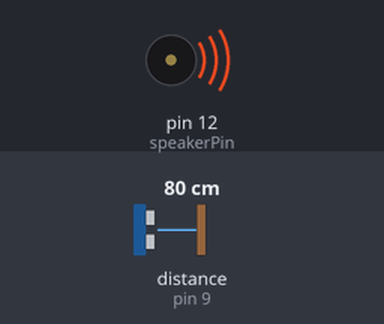
This sketch was run on a simulated Arduino Uno, built with avr-gcc and run on an emulated ATmega328P. On the bench: buzzer (waves = sounding). Wiring (inferred from the names in the program): ultrasonic range finder: trigger pin 8; echo pin 9. Inputs (shaded band) come from the test bench; at power-on: distance to the obstacle (sensor on pin 9) 80 cm. The echo pulse lasts 58.3 µs per cm; what the sketch prints to the serial monitor is not drawn.

Above: at 0.1 s.
Timing chart, 0 to 1.6 s (numbered marks = the images above):
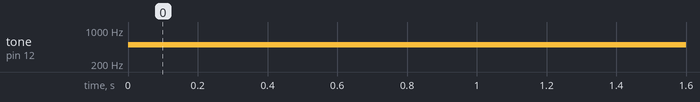

The sketch:

chosensor.ino
```cpp
int trigPin = 8;
int echoPin = 9;
int speakerPin = 12;

void setup()
{
  Serial.begin(9600);
  pinMode(echoPin, INPUT);
  pinMode(trigPin, OUTPUT);
}

void loop()
{
  tone(speakerPin, 500, 1000);
  long duration, distance;
  digitalWrite(trigPin, HIGH);
  delayMicroseconds(10); // Wait for 1000 millisecond(s)
  digitalWrite(trigPin, LOW);
  duration = pulseIn(echoPin, HIGH);
  distance = ((float)(340 * duration) / 1000) / 2;
  delay(500); // Wait for 1000 millisecond(s)

  Serial.println(distance);
}
```

Measured:
- by itself, tone on pin 12 (speakerPin): silent → 500 Hz at 0.00 s
